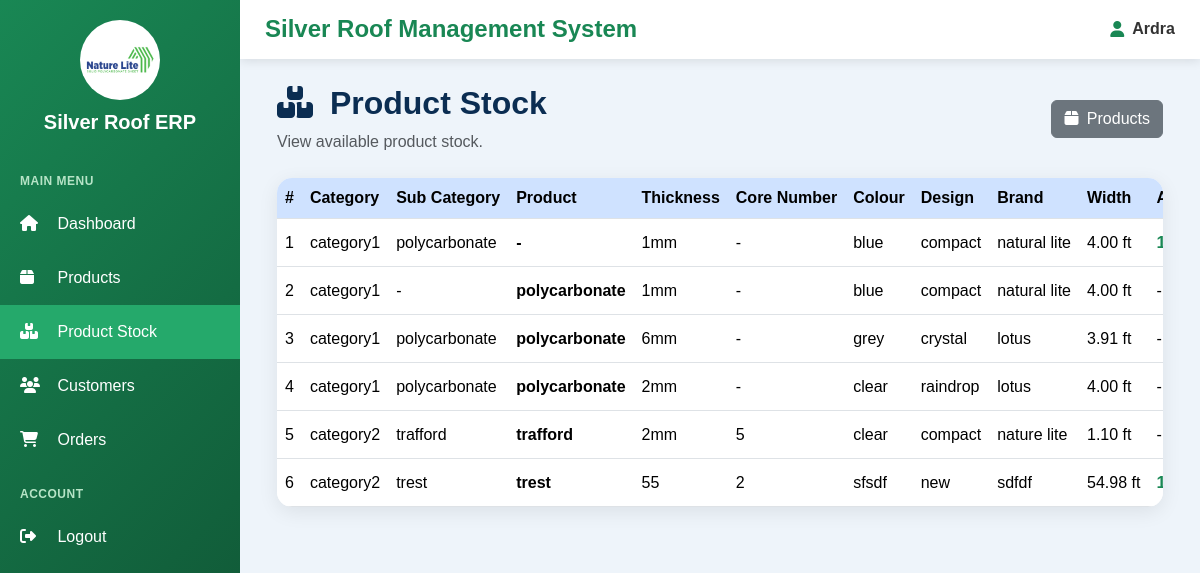
Before: /products/stock/ (signed in) with the older database file.
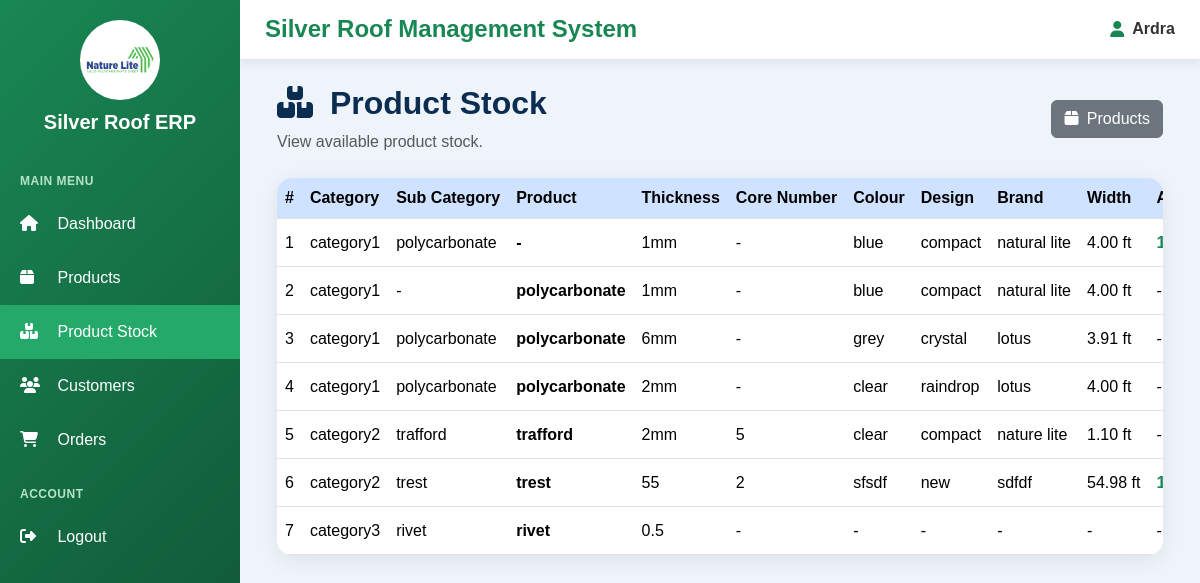
After: the same page with the newer database file.
### products/models.py (models this page shows, shortened)
class ProductStock(models.Model):
    product = models.OneToOneField(
        Product,
        on_delete=models.CASCADE,
        related_name="stock_details"
    )
    length_ft = models.DecimalField(
        max_digits=10,
        decimal_places=2,
        default=0,
        blank=True,
        null=True
    )
    quantity = models.PositiveIntegerField(
        default=0
    )
    out_of_stock = models.BooleanField(
        default=False
    )
    updated_at = models.DateTimeField(
        auto_now=True
    )

class Product(models.Model):
    category = models.ForeignKey(
        Category,
        on_delete=models.CASCADE,
        related_name="products"
    )
    product_name = models.CharField(
        max_length=150,
        blank=True,
        null=True
    )
    subcategory = models.ForeignKey(
        SubCategory,
        on_delete=models.SET_NULL,
        related_name="products",
        blank=True,
        null=True
    )
    subcategory_text = models.CharField(
        max_length=100,
        blank=True,
        null=True
    )
    width = models.CharField(
        max_length=100,
        blank=True,
        null=True
    )
    brand = models.ForeignKey(
        Brand,
        on_delete=models.SET_NULL,
        related_name="products",
        blank=True,
        null=True
    )
    thickness = models.ForeignKey(
        Thickness,
        on_delete=models.SET_NULL,
        related_name="products",
        blank=True,
        null=True
    )
    colour = models.ForeignKey(
        Colour,
        on_delete=models.SET_NULL,
        related_name="products",
        blank=True,
        null=True
    )
    design = models.ForeignKey(
        Design,
        on_delete=models.SET_NULL,
        related_name="products",
        blank=True,
        null=True
    )
    width_ft = models.DecimalField(
        max_digits=8,
        decimal_places=2,
        default=0,
        blank=True,
        null=True
    )
    core_number = models.CharField(
        max_length=100,
        blank=True,
        null=True
    )
    sqt_rate = models.DecimalField(
        max_digits=10,
        decimal_places=2,
        default=0,
        blank=True,
        null=True
    )
    size = models.CharField(
        max_length=100,
        blank=True,
        null=True
    )
    nos = models.PositiveIntegerField(
        blank=True,
        null=True,
        default=0
    )

class Category(models.Model):
    name = models.CharField(
        max_length=100
    )

class SubCategory(models.Model):
    category = models.ForeignKey(
        Category,
        on_delete=models.CASCADE,
        related_name="subcategories"
    )
    name = models.CharField(
        max_length=100
    )

class Thickness(models.Model):
    name = models.CharField(
        max_length=50
    )
    def __str__(self):
        return self.name

class Colour(models.Model):
    name = models.CharField(
        max_length=50
    )

class Design(models.Model):
    name = models.CharField(
        max_length=100
    )

class Brand(models.Model):
    name = models.CharField(
        max_length=100
    )

### products/views.py (the view)
@login_required
def stock_list(request):
    stocks = (
        ProductStock.objects
        .select_related(
            "product",
            "product__category",
            "product__subcategory",
            "product__colour",
            "product__brand",
            "product__thickness",
            "product__design",
        )
        .all()
        .order_by(
            "product__category__name",
            "product__product_name"
        )
    )
    return render(
        request,
        "products/stock_list.html",
        {
            "stocks": stocks
        }
    )

### products/templates/products/stock_list.html (shortened to what the changed rows need)
{% extends "base.html" %}
{% block content %}
<div class="container-fluid">
    <div class="d-flex justify-content-between align-items-center mb-4">
        <div>
            <h2 class="page-title">
                <i class="fa fa-boxes-stacked me-2"></i>
                Product Stock
            </h2>
        </div>
    </div>
    <div class="stock-card">
        <div class="table-responsive">
            <table class="table table-hover mb-0">
                <thead>
                    <tr>
                        <th>#</th>
                        <th>Category</th>
                        <th>Sub Category</th>
                        <th>Product</th>
                        <th>Thickness</th>
<th>Core Number</th>
<th>Colour</th>
<th>Design</th>
                        <th>Brand</th>
                        <th>Width</th>
                        <th>Available Length</th>
                    </tr>
                </thead>
                <tbody>
                    {% for stock in stocks %}
                    <tr>
                        <td>
                            {{ forloop.counter }}
                        </td>
                        <td>
                            {% if stock.product.category %}
                                {{ stock.product.category.name }}
                            {% else %}
                                -
                            {% endif %}
                        </td>
                        <td>
                            {% if stock.product.subcategory %}
                                {{ stock.product.subcategory.name }}
                            {% else %}
                                -
                            {% endif %}
                        </td>
                        <td>
                            <strong>
                                {% if stock.product.product_name %}
                                    {{ stock.product.product_name }}
                                {% else %}
                                    -
                                {% endif %}
                            </strong>
                        </td>
                        <td>
                            {% if stock.product.thickness %}
                                {{ stock.product.thickness }}
                            {% else %}
                                -
                            {% endif %}
                        </td>
<td>
    {% if stock.product.core_number %}
        {{ stock.product.core_number }}
    {% else %}
        -
    {% endif %}
</td>
                        <td>
                            {% if stock.product.colour %}
                                {{ stock.product.colour.name }}
                            {% elif stock.product.colour_text %}
                                {{ stock.product.colour_text }}
                            {% else %}
                                -
                            {% endif %}
                        </td>
                        <td>
                            {% if stock.product.design %}
                                {{ stock.product.design.name }}
                            {% elif stock.product.design_text %}
                                {{ stock.product.design_text }}
                            {% else %}
                                -
                            {% endif %}
                        </td>
                        <td>
                            {% if stock.product.brand %}
                                {{ stock.product.brand.name }}
                            {% elif stock.product.brand_text %}
                                {{ stock.product.brand_text }}
                            {% else %}
                                -
                            {% endif %}
                        </td>
                        <td>
                            {% if stock.product.width_ft %}
                                {{ stock.product.width_ft|floatformat:2 }} ft
                            {% else %}
                                -
                            {% endif %}
                        </td>
                        <td>
                            {% if stock.product.category.name|lower == "category3" %}
                                -
                            {% else %}
                                {% if stock.length_ft %}
                                    <span
                                        class="stock-number
                                        {% if stock.out_of_stock %}
                                            stock-low
                                        {% else %}
                                            stock-good
                                        {% endif %}"
                                    >
                                        {{ stock.length_ft|floatformat:2 }}
                                    </span>
                                {% else %}
                                    -
                                {% endif %}
                            {% endif %}
                        </td>
                    </tr>
                    {% endfor %}
                </tbody>
            </table>
        </div>
    </div>
</div>
{% endblock %}

Changed rows visible on the page:
added ProductStock: product.category.name "category3", product.subcategory.name "rivet", product.product_name "rivet", product.thickness "0.5"
